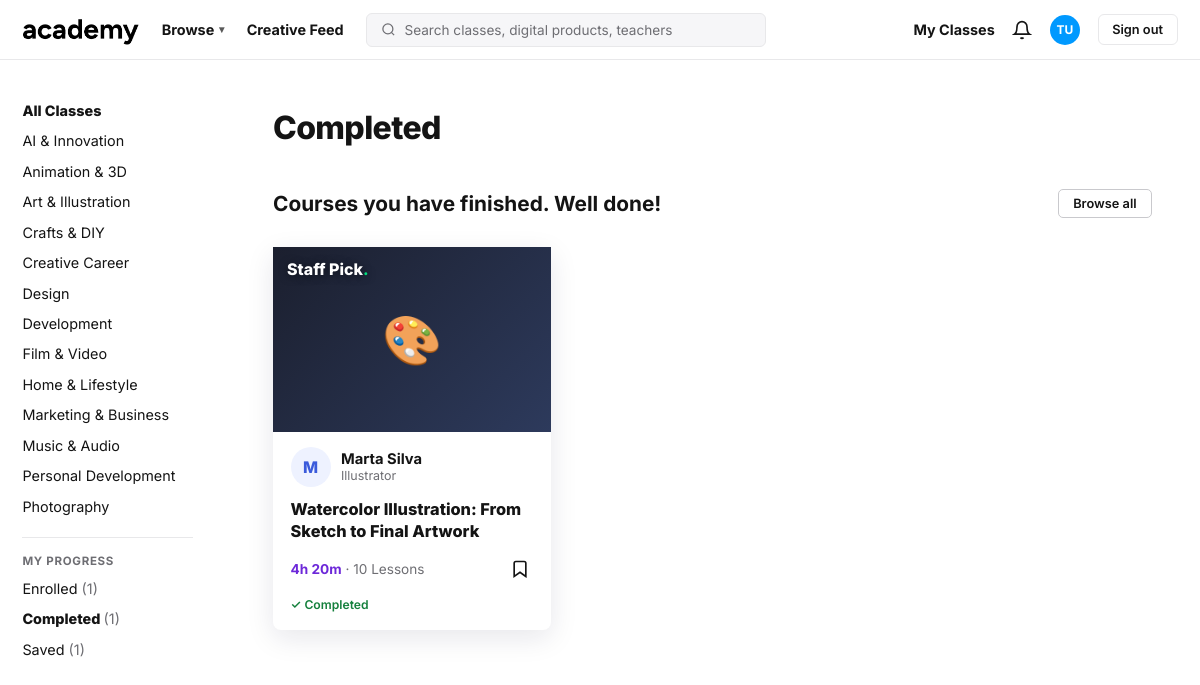
Screenshot of /my/completed/ (signed in) with the database file from the repository.
### accounts/models.py (models this page shows, shortened)
class User(AbstractBaseUser, PermissionsMixin):
    email = models.EmailField(unique=True)
    first_name = models.CharField(max_length=100)
    last_name = models.CharField(max_length=100)
    is_active = models.BooleanField(default=True)
    is_staff = models.BooleanField(default=False)
    date_joined = models.DateTimeField(auto_now_add=True)
    USERNAME_FIELD = "email"
    REQUIRED_FIELDS = ["first_name", "last_name"]
    objects = UserManager()

class Enrollment(models.Model):
    STATUS_CHOICES = [
        ("enrolled", "Enrolled"),
        ("completed", "Completed"),
    ]
    user = models.ForeignKey(settings.AUTH_USER_MODEL, on_delete=models.CASCADE, related_name="enrollments")
    course = models.ForeignKey(Course, on_delete=models.CASCADE, related_name="enrollments")
    status = models.CharField(max_length=20, choices=STATUS_CHOICES, default="enrolled")
    progress = models.PositiveIntegerField(default=0)
    enrolled_at = models.DateTimeField(auto_now_add=True)
    updated_at = models.DateTimeField(auto_now=True)
    class Meta:
        unique_together = ("user", "course")

class Course(models.Model):
    LEVEL_CHOICES = [
        ("beginner", "Beginner"),
        ("intermediate", "Intermediate"),
        ("advanced", "Advanced"),
    ]
    title = models.CharField(max_length=255)
    instructor = models.CharField(max_length=150, default="Academy Team")
    rating = models.DecimalField(max_digits=2, decimal_places=1, default=4.5)
    reviews = models.PositiveIntegerField(default=0)
    duration = models.CharField(max_length=50, default="6h 00m")
    students = models.CharField(max_length=50, default="1.0k")
    level = models.CharField(max_length=20, choices=LEVEL_CHOICES, default="beginner")
    tags = models.CharField(max_length=255, default="", blank=True)
    category = models.CharField(max_length=100, default="Development")
    extra_tags = models.PositiveIntegerField(default=0)
    role = models.CharField(max_length=150, default="Teacher")
    lessons = models.PositiveIntegerField(default=10)
    emoji = models.CharField(max_length=10, default="📚")
    is_new = models.BooleanField(default=False)
    staff_pick = models.BooleanField(default=False)
    is_free = models.BooleanField(default=True)
    created_at = models.DateTimeField(auto_now_add=True)
    def tag_list(self):
        return [t.strip() for t in self.tags.split(",") if t.strip()]

### accounts/views.py (the view)
# urls.py: path("my/completed/", views.completed_view, name="completed"),
@login_required
def completed_view(request):
    ctx = _course_context(request.user)
    ctx["courses"] = [c for c in ctx["courses"] if c.id in ctx["completed_ids"]]
    ctx["page"] = "completed"
    ctx["page_title"] = "Completed"
    ctx["page_sub"] = "Courses you have finished. Well done!"
    ctx["bottom"] = "completed"
    ctx["empty_msg"] = "No completed courses yet. Finish a course to see it here."
    ctx["courses"], ctx["base_qs"] = _paginate(request, ctx["courses"])
    return render(request, "my_courses.html", ctx)

### accounts/views.py (called while the page is built)
def ensure_demo_courses():
    if Course.objects.exists():
        return
    for data in DEMO_COURSES:
        Course.objects.create(**data)

def _paginate(request, items):
    paginator = Paginator(items, PER_PAGE)
    page_obj = paginator.get_page(request.GET.get("page"))
    params = request.GET.copy()
    params.pop("page", None)
    qs = params.urlencode()
    return page_obj, qs

### templates/my_courses.html (shortened to what this page needs)
{% load static %}
<!DOCTYPE html>
<html lang="en">
<head>
</head>
<body>
  <header>
    <a class="logo" href="{% url 'dashboard' %}"><img src="{% static 'images/logo.png' %}" alt="Academy"></a>
    <a class="top-link hide-m" href="{% url 'dashboard' %}">Browse <span class="caret">▾</span></a>
    <a class="top-link hide-m" href="{% url 'dashboard' %}">Creative Feed</a>
    <form class="search-form" method="get" action="{% url 'dashboard' %}">
      <div class="search-wrap">
        <svg width="15" height="15" viewBox="0 0 24 24" fill="none" stroke="currentColor" stroke-width="2"><circle cx="11" cy="11" r="8"/><line x1="21" y1="21" x2="16.65" y2="16.65"/></svg>
        <input type="text" name="q" value="{{ query|default:'' }}" placeholder="Search classes, digital products, teachers" />
      </div>
    </form>
    <nav class="top-right">
      <a class="top-link hide-m" href="{% url 'enrolled' %}">My Classes</a>
      <button class="bell" aria-label="Notifications">
        <svg width="20" height="20" viewBox="0 0 24 24" fill="none" stroke="currentColor" stroke-width="2"><path d="M18 8A6 6 0 006 8c0 7-3 9-3 9h18s-3-2-3-9"/><path d="M13.73 21a2 2 0 01-3.46 0"/></svg>
      </button>
      <div class="avatar">{{ user.first_name.0|default:"A" }}{{ user.last_name.0 }}</div>
      <a class="signout" href="{% url 'logout' %}">Sign out</a>
    </nav>
  </header>
  <div class="layout">
    <aside id="sidebar">
      <a class="side-link strong {% if not active_category %}active{% endif %}" href="{% url 'dashboard' %}">All Classes</a>
      {% for cat in categories %}
      <a class="side-link {% if active_category == cat %}active{% endif %}" href="{% url 'dashboard' %}?category={{ cat|urlencode }}">{{ cat }}</a>
      {% endfor %}
      <div class="side-sep"></div>
      <div class="side-label">My Progress</div>
      <a class="side-link {% if page == 'enrolled' %}active{% endif %}" href="{% url 'enrolled' %}">Enrolled <span class="side-count">({{ enrolled_count|default:0 }})</span></a>
      <a class="side-link {% if page == 'completed' %}active{% endif %}" href="{% url 'completed' %}">Completed <span class="side-count">({{ completed_count|default:0 }})</span></a>
      <a class="side-link {% if page == 'saved' %}active{% endif %}" href="{% url 'saved' %}">Saved <span class="side-count">({{ saved_count|default:0 }})</span></a>
    </aside>
    <main>
      <h1 class="page-title">{{ page_title|default:"My classes" }}</h1>
      <div class="section-head">
        <h2>{{ page_sub|default:"" }}</h2>
        <a class="view-all" href="{% url 'dashboard' %}">Browse all</a>
      </div>
      <div class="course-grid">
        {% for course in courses %}
        <article class="d-card grid-d">
          <a class="d-cover {% cycle 'g0' 'g1' 'g2' 'g3' 'g4' %}" href="{% url 'course_detail' course.id %}">
            <span>{{ course.emoji }}</span>
            {% if course.staff_pick %}<span class="d-staff">Staff Pick<i>.</i></span>{% endif %}
          </a>
          <div class="d-teacher">
            <span class="d-avatar">{{ course.instructor|slice:":1" }}</span>
            <span class="d-tinfo"><strong>{{ course.instructor }}</strong><em>{{ course.role }}</em></span>
          </div>
          <a class="d-title" href="{% url 'course_detail' course.id %}">{{ course.title }}</a>
          <div class="d-foot">
            <span class="d-meta"><b>{{ course.duration }}</b> · {{ course.lessons }} Lessons</span>
            <form method="post" action="{% url 'toggle_save' course.id %}">
              <button type="submit" class="d-save {% if course.is_saved %}on{% endif %}" title="Save">
                <svg viewBox="0 0 24 24" fill="{% if course.is_saved %}currentColor{% else %}none{% endif %}" stroke="currentColor" stroke-width="2"><path d="M19 21l-7-5-7 5V5a2 2 0 012-2h10a2 2 0 012 2z"/></svg>
              </button>
            </form>
          </div>
            {% if course.is_completed %}
            <div class="done-line pad">✓ Completed</div>
            {% endif %}
        </article>
        {% empty %}
        <div class="empty-state">
          <h3>{{ empty_msg|default:"Nothing here yet." }}</h3>
          <p>Browse the catalogue and start learning today.</p>
        </div>
        {% endfor %}
      </div>
    </main>
  </div>
</body>
</html>

### rows the page displays
User: first_name.0 "T", last_name.0 "U"
Enrollment: status "Completed"
Course: emoji "🎨", staff_pick "Staff Pick", instructor "M", instructor "Marta Silva", role "Illustrator", title "Watercolor Illustration: From Sketch to Final Artwork", duration "4h 20m", lessons "10", shows "✓ Completed"

### other values shown
{{ cat }} "AI & Innovation" "Animation & 3D" "Art & Illustration" "Crafts & DIY" "Creative Career" "Design" "Development" "Film & Video" "Home & Lifestyle" "Marketing & Business" "Music & Audio" "Personal Development" "Photography"
{{ enrolled_count|default:0 }} "1"
{{ completed_count|default:0 }} "1"
{{ saved_count|default:0 }} "1"
{{ page_sub|default:"" }} "Courses you have finished. Well done!"
